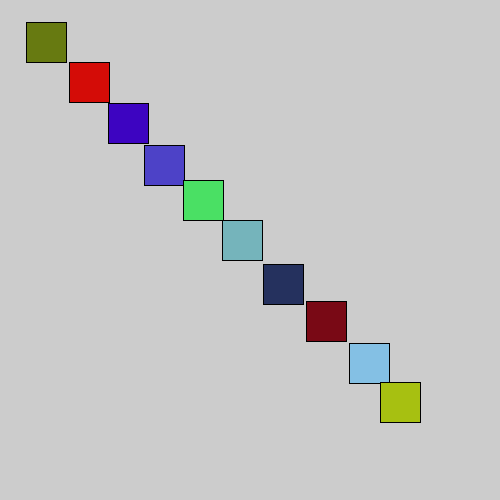
Frame 1 (no input)
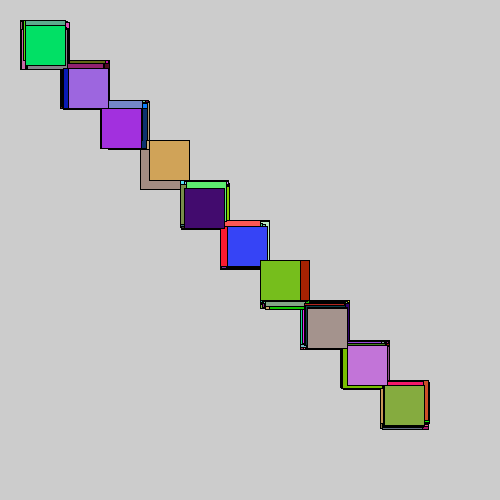
Frame 60 (the mouse pressed at the canvas centre just before this capture)
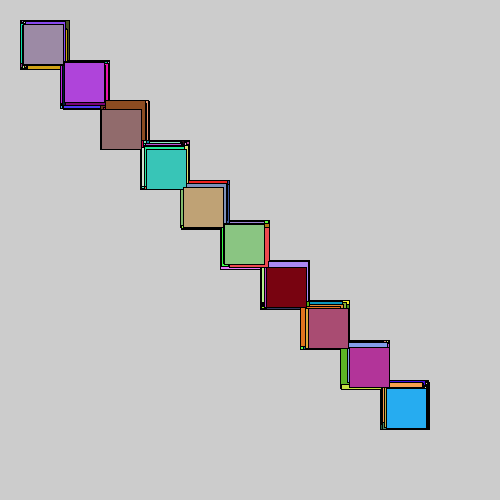
Frame 120 (the mouse held since frame 60 and released just before this capture)

The Processing sketch that drew these frames (run headless with seeded random() and noise(); from frame 60 on, the mouse is pressed at the canvas centre):

// Processing sketch: Task4
// ── Task4.pde
//Task 4: Square objects in array
Square[] squareArray = new Square[10];
void setup() {
  size(500, 500);
}
void draw() {
  for (int i=0; i<10; i++) {
    squareArray[i] = new Square(40*i+20+(int)random(10), 20+40*i+(int)random(10));
  }
  for (Square singleSquare : squareArray) {
    singleSquare.display();
  }
}

// ── Square.pde
class Square {
  float xposition;
  float yposition;
  
  Square(int xpos, int ypos) {
    xposition = xpos;
    yposition = ypos;
    //this.display();
  }
  
  void display() {
    fill(random(255),random(255),random(255));
    rect(xposition, yposition, 40, 40);
  }
  
}
